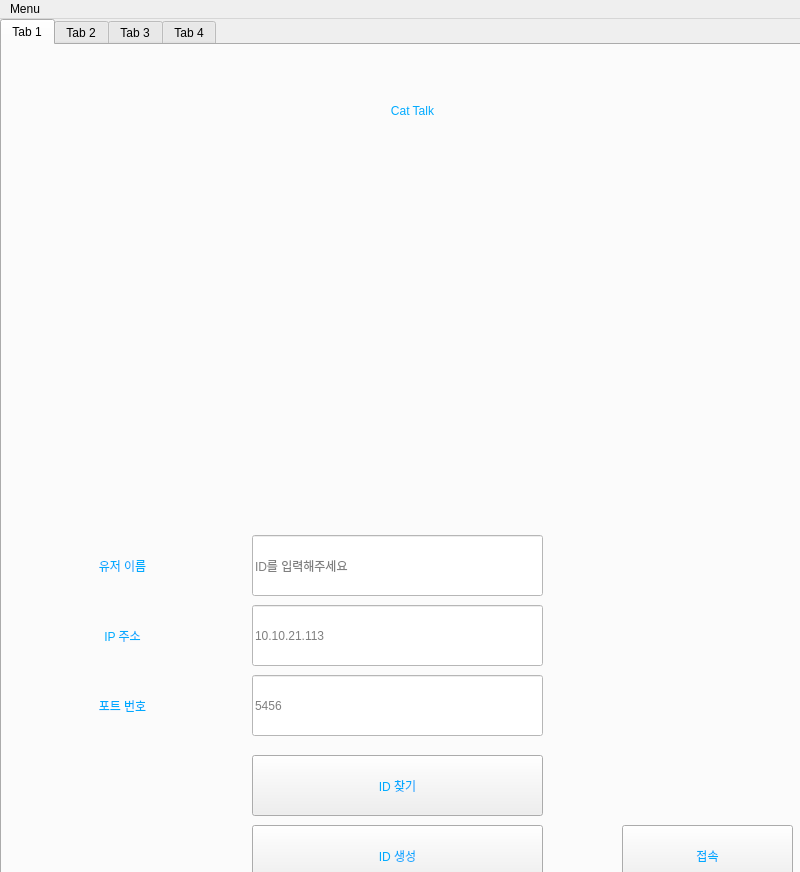
<?xml version="1.0" encoding="UTF-8"?>
<ui version="4.0">
 <class>MainWindow</class>
 <widget class="QMainWindow" name="MainWindow">
  <property name="geometry">
   <rect>
    <x>0</x>
    <y>0</y>
    <width>800</width>
    <height>872</height>
   </rect>
  </property>
  <property name="windowTitle">
   <string>MainWindow</string>
  </property>
  <property name="styleSheet">
   <string notr="true">background-color: rgb(241, 222, 78);
QStatusBar::item { border: 0px solid black };</string>
  </property>
  <widget class="QWidget" name="centralwidget">
   <widget class="QTabWidget" name="tabWidget">
    <property name="geometry">
     <rect>
      <x>0</x>
      <y>0</y>
      <width>801</width>
      <height>871</height>
     </rect>
    </property>
    <property name="currentIndex">
     <number>0</number>
    </property>
    <widget class="QWidget" name="tab">
     <attribute name="title">
      <string>Tab 1</string>
     </attribute>
     <widget class="QLabel" name="label_4">
      <property name="geometry">
       <rect>
        <x>210</x>
        <y>10</y>
        <width>401</width>
        <height>111</height>
       </rect>
      </property>
      <property name="styleSheet">
       <string notr="true">border-radius: 20px;
font: 35pt &quot;Cambria&quot;;
color: rgb(0, 170, 255)</string>
      </property>
      <property name="text">
       <string>Cat Talk</string>
      </property>
      <property name="alignment">
       <set>Qt::AlignCenter</set>
      </property>
     </widget>
     <widget class="QLineEdit" name="user_name">
      <property name="geometry">
       <rect>
        <x>250</x>
        <y>490</y>
        <width>291</width>
        <height>61</height>
       </rect>
      </property>
      <property name="styleSheet">
       <string notr="true">background-color:rgb(255, 255, 255);
font: 20pt &quot;Cambria&quot;;</string>
      </property>
      <property name="text">
       <string/>
      </property>
      <property name="placeholderText">
       <string>ID를 입력해주세요</string>
      </property>
     </widget>
     <widget class="QLabel" name="label_6">
      <property name="geometry">
       <rect>
        <x>10</x>
        <y>560</y>
        <width>221</width>
        <height>61</height>
       </rect>
      </property>
      <property name="styleSheet">
       <string notr="true">
font: 25pt &quot;Cambria&quot;;
color: rgb(0, 170, 255)</string>
      </property>
      <property name="text">
       <string>IP 주소</string>
      </property>
      <property name="alignment">
       <set>Qt::AlignCenter</set>
      </property>
     </widget>
     <widget class="QLineEdit" name="user_ip">
      <property name="geometry">
       <rect>
        <x>250</x>
        <y>560</y>
        <width>291</width>
        <height>61</height>
       </rect>
      </property>
      <property name="styleSheet">
       <string notr="true">background-color:rgb(255, 255, 255);
font: 20pt &quot;Cambria&quot;;</string>
      </property>
      <property name="text">
       <string/>
      </property>
      <property name="placeholderText">
       <string>10.10.21.113</string>
      </property>
     </widget>
     <widget class="QPushButton" name="make_profile_btn">
      <property name="geometry">
       <rect>
        <x>250</x>
        <y>780</y>
        <width>291</width>
        <height>61</height>
       </rect>
      </property>
      <property name="styleSheet">
       <string notr="true">QPushButton{
font: 25pt &quot;Cambria&quot;;
color: rgb(0, 170, 255)
}</string>
      </property>
      <property name="text">
       <string>ID 생성</string>
      </property>
     </widget>
     <widget class="QLabel" name="label_5">
      <property name="geometry">
       <rect>
        <x>10</x>
        <y>490</y>
        <width>221</width>
        <height>61</height>
       </rect>
      </property>
      <property name="styleSheet">
       <string notr="true">
font: 25pt &quot;Cambria&quot;;
color: rgb(0, 170, 255)</string>
      </property>
      <property name="text">
       <string>유저 이름</string>
      </property>
      <property name="alignment">
       <set>Qt::AlignCenter</set>
      </property>
     </widget>
     <widget class="QLabel" name="profile_label">
      <property name="geometry">
       <rect>
        <x>0</x>
        <y>-120</y>
        <width>800</width>
        <height>1071</height>
       </rect>
      </property>
      <property name="text">
       <string/>
      </property>
      <property name="textFormat">
       <enum>Qt::AutoText</enum>
      </property>
      <property name="pixmap">
       <pixmap>gb.jpg</pixmap>
      </property>
      <property name="scaledContents">
       <bool>true</bool>
      </property>
      <property name="alignment">
       <set>Qt::AlignCenter</set>
      </property>
      <property name="wordWrap">
       <bool>false</bool>
      </property>
      <property name="margin">
       <number>0</number>
      </property>
     </widget>
     <widget class="QLineEdit" name="user_port">
      <property name="geometry">
       <rect>
        <x>250</x>
        <y>630</y>
        <width>291</width>
        <height>61</height>
       </rect>
      </property>
      <property name="styleSheet">
       <string notr="true">background-color:rgb(255, 255, 255);
font: 20pt &quot;Cambria&quot;;</string>
      </property>
      <property name="text">
       <string/>
      </property>
      <property name="placeholderText">
       <string>5456</string>
      </property>
     </widget>
     <widget class="QLabel" name="label_7">
      <property name="geometry">
       <rect>
        <x>10</x>
        <y>630</y>
        <width>221</width>
        <height>61</height>
       </rect>
      </property>
      <property name="styleSheet">
       <string notr="true">
font: 25pt &quot;Cambria&quot;;
color: rgb(0, 170, 255)</string>
      </property>
      <property name="text">
       <string>포트 번호</string>
      </property>
      <property name="alignment">
       <set>Qt::AlignCenter</set>
      </property>
     </widget>
     <widget class="QLabel" name="profile_choice_label">
      <property name="geometry">
       <rect>
        <x>10</x>
        <y>700</y>
        <width>221</width>
        <height>141</height>
       </rect>
      </property>
      <property name="text">
       <string/>
      </property>
      <property name="pixmap">
       <pixmap>1.png</pixmap>
      </property>
      <property name="scaledContents">
       <bool>true</bool>
      </property>
     </widget>
     <widget class="QPushButton" name="profile_check_btn">
      <property name="geometry">
       <rect>
        <x>250</x>
        <y>710</y>
        <width>291</width>
        <height>61</height>
       </rect>
      </property>
      <property name="styleSheet">
       <string notr="true">QPushButton{
font: 25pt &quot;Cambria&quot;;
color: rgb(0, 170, 255)
}</string>
      </property>
      <property name="text">
       <string>ID 찾기</string>
      </property>
     </widget>
     <widget class="QPushButton" name="entrance_btn">
      <property name="geometry">
       <rect>
        <x>620</x>
        <y>780</y>
        <width>171</width>
        <height>61</height>
       </rect>
      </property>
      <property name="styleSheet">
       <string notr="true">QPushButton{
font: 25pt &quot;Cambria&quot;;
color: rgb(0, 170, 255)
}</string>
      </property>
      <property name="text">
       <string>접속</string>
      </property>
     </widget>
     <zorder>profile_label</zorder>
     <zorder>label_4</zorder>
     <zorder>user_name</zorder>
     <zorder>label_6</zorder>
     <zorder>user_ip</zorder>
     <zorder>make_profile_btn</zorder>
     <zorder>label_5</zorder>
     <zorder>user_port</zorder>
     <zorder>label_7</zorder>
     <zorder>profile_choice_label</zorder>
     <zorder>profile_check_btn</zorder>
     <zorder>entrance_btn</zorder>
    </widget>
    <widget class="QWidget" name="tab_2">
     <attribute name="title">
      <string>Tab 2</string>
     </attribute>
     <widget class="QTableWidget" name="user_tableWidget">
      <property name="geometry">
       <rect>
        <x>10</x>
        <y>220</y>
        <width>781</width>
        <height>341</height>
       </rect>
      </property>
      <property name="styleSheet">
       <string notr="true">background-color:rgb(255, 255, 255);
font: 15pt &quot;Cambria&quot;;</string>
      </property>
      <attribute name="horizontalHeaderDefaultSectionSize">
       <number>259</number>
      </attribute>
      <column>
       <property name="text">
        <string>프로필</string>
       </property>
      </column>
      <column>
       <property name="text">
        <string>이름</string>
       </property>
      </column>
      <column>
       <property name="text">
        <string>접속여부</string>
       </property>
      </column>
     </widget>
     <widget class="QLabel" name="onechat_title_2">
      <property name="geometry">
       <rect>
        <x>10</x>
        <y>20</y>
        <width>131</width>
        <height>51</height>
       </rect>
      </property>
      <property name="styleSheet">
       <string notr="true">
font: 25pt &quot;Cambria&quot;;
color: rgb(0, 170, 255)</string>
      </property>
      <property name="text">
       <string>프로필</string>
      </property>
      <property name="alignment">
       <set>Qt::AlignCenter</set>
      </property>
     </widget>
     <widget class="QLabel" name="profile_id_label">
      <property name="geometry">
       <rect>
        <x>150</x>
        <y>10</y>
        <width>221</width>
        <height>141</height>
       </rect>
      </property>
      <property name="styleSheet">
       <string notr="true">background-color:rgb(255, 255, 255);</string>
      </property>
      <property name="text">
       <string/>
      </property>
      <property name="pixmap">
       <pixmap>1.png</pixmap>
      </property>
      <property name="scaledContents">
       <bool>true</bool>
      </property>
     </widget>
     <widget class="QLabel" name="label_8">
      <property name="geometry">
       <rect>
        <x>500</x>
        <y>0</y>
        <width>221</width>
        <height>61</height>
       </rect>
      </property>
      <property name="styleSheet">
       <string notr="true">
font: 25pt &quot;Cambria&quot;;
color: rgb(0, 170, 255)</string>
      </property>
      <property name="text">
       <string>접속 ID</string>
      </property>
      <property name="alignment">
       <set>Qt::AlignCenter</set>
      </property>
     </widget>
     <widget class="QLabel" name="id_label">
      <property name="geometry">
       <rect>
        <x>460</x>
        <y>60</y>
        <width>291</width>
        <height>51</height>
       </rect>
      </property>
      <property name="styleSheet">
       <string notr="true">background-color:rgb(255, 255, 255);

font: 25pt &quot;Cambria&quot;;</string>
      </property>
      <property name="text">
       <string/>
      </property>
      <property name="alignment">
       <set>Qt::AlignCenter</set>
      </property>
     </widget>
     <widget class="QLabel" name="label_10">
      <property name="geometry">
       <rect>
        <x>-40</x>
        <y>160</y>
        <width>221</width>
        <height>51</height>
       </rect>
      </property>
      <property name="styleSheet">
       <string notr="true">border-radius: 20px;
font: 35pt &quot;Cambria&quot;;
color: rgb(0, 170, 255)</string>
      </property>
      <property name="text">
       <string>친구</string>
      </property>
      <property name="alignment">
       <set>Qt::AlignCenter</set>
      </property>
     </widget>
     <widget class="QLabel" name="onechat_title_4">
      <property name="geometry">
       <rect>
        <x>10</x>
        <y>70</y>
        <width>131</width>
        <height>51</height>
       </rect>
      </property>
      <property name="styleSheet">
       <string notr="true">
font: 25pt &quot;Cambria&quot;;
color: rgb(0, 170, 255)</string>
      </property>
      <property name="text">
       <string>Me(나)</string>
      </property>
      <property name="alignment">
       <set>Qt::AlignCenter</set>
      </property>
     </widget>
     <widget class="QPushButton" name="msg_history_btn">
      <property name="geometry">
       <rect>
        <x>480</x>
        <y>140</y>
        <width>251</width>
        <height>61</height>
       </rect>
      </property>
      <property name="styleSheet">
       <string notr="true">QPushButton{
border-radius: 20px;
background-color:rgb(255, 255, 255);
font: 20pt &quot;Cambria&quot;;
color: rgb(0, 170, 255)
}</string>
      </property>
      <property name="text">
       <string>지난 대화 내용 조회</string>
      </property>
     </widget>
     <widget class="QPushButton" name="create_room_btn">
      <property name="geometry">
       <rect>
        <x>600</x>
        <y>580</y>
        <width>181</width>
        <height>61</height>
       </rect>
      </property>
      <property name="styleSheet">
       <string notr="true">QPushButton{
border-radius: 20px;
background-color:rgb(255, 255, 255);
font: 20pt &quot;Cambria&quot;;
color: rgb(0, 170, 255)
}</string>
      </property>
      <property name="text">
       <string>채팅방 생성</string>
      </property>
     </widget>
     <widget class="QTableWidget" name="room_tableWidget">
      <property name="geometry">
       <rect>
        <x>10</x>
        <y>650</y>
        <width>781</width>
        <height>181</height>
       </rect>
      </property>
      <property name="styleSheet">
       <string notr="true">background-color:rgb(255, 255, 255);
font: 15pt &quot;Cambria&quot;;</string>
      </property>
      <attribute name="horizontalHeaderDefaultSectionSize">
       <number>194</number>
      </attribute>
      <column>
       <property name="text">
        <string>프로필</string>
       </property>
      </column>
      <column>
       <property name="text">
        <string>방장</string>
       </property>
      </column>
      <column>
       <property name="text">
        <string>방이름</string>
       </property>
      </column>
      <column>
       <property name="text">
        <string>참여인원</string>
       </property>
      </column>
     </widget>
     <widget class="QPushButton" name="find_room_btn">
      <property name="geometry">
       <rect>
        <x>410</x>
        <y>580</y>
        <width>181</width>
        <height>61</height>
       </rect>
      </property>
      <property name="styleSheet">
       <string notr="true">QPushButton{
border-radius: 20px;
background-color:rgb(255, 255, 255);
font: 20pt &quot;Cambria&quot;;
color: rgb(0, 170, 255)
}</string>
      </property>
      <property name="text">
       <string>채팅방 찾기</string>
      </property>
     </widget>
     <widget class="QLineEdit" name="chat_room_name">
      <property name="geometry">
       <rect>
        <x>10</x>
        <y>580</y>
        <width>381</width>
        <height>61</height>
       </rect>
      </property>
      <property name="styleSheet">
       <string notr="true">background-color:rgb(255, 255, 255);
font: 20pt &quot;Cambria&quot;;</string>
      </property>
      <property name="text">
       <string/>
      </property>
      <property name="placeholderText">
       <string>채팅방 이름을 입력 해 주세요.</string>
      </property>
     </widget>
    </widget>
    <widget class="QWidget" name="tab_3">
     <attribute name="title">
      <string>Tab 3</string>
     </attribute>
     <widget class="QTextBrowser" name="userList">
      <property name="geometry">
       <rect>
        <x>20</x>
        <y>340</y>
        <width>341</width>
        <height>311</height>
       </rect>
      </property>
      <property name="styleSheet">
       <string notr="true">background-color:rgb(255, 255, 255);
font: 15pt &quot;Cambria&quot;;</string>
      </property>
     </widget>
     <widget class="QLineEdit" name="msg_lienEdit">
      <property name="geometry">
       <rect>
        <x>20</x>
        <y>660</y>
        <width>461</width>
        <height>71</height>
       </rect>
      </property>
      <property name="styleSheet">
       <string notr="true">font: 25pt &quot;Cambria&quot;;</string>
      </property>
      <property name="text">
       <string/>
      </property>
      <property name="placeholderText">
       <string>메세지를 작성 해 주세요</string>
      </property>
     </widget>
     <widget class="QPushButton" name="msg_send_btn">
      <property name="geometry">
       <rect>
        <x>500</x>
        <y>670</y>
        <width>291</width>
        <height>61</height>
       </rect>
      </property>
      <property name="styleSheet">
       <string notr="true">QPushButton{
border-radius: 20px;
background-color:rgb(255, 255, 255);
font: 20pt &quot;Cambria&quot;;
color: rgb(0, 170, 255)
}</string>
      </property>
      <property name="text">
       <string>전송</string>
      </property>
     </widget>
     <widget class="QPushButton" name="chat_exit_btn">
      <property name="geometry">
       <rect>
        <x>500</x>
        <y>740</y>
        <width>291</width>
        <height>61</height>
       </rect>
      </property>
      <property name="styleSheet">
       <string notr="true">QPushButton{
border-radius: 20px;
background-color:rgb(255, 255, 255);
font: 20pt &quot;Cambria&quot;;
color: rgb(0, 170, 255)
}</string>
      </property>
      <property name="text">
       <string>채팅방 나가기</string>
      </property>
     </widget>
     <widget class="QLabel" name="label_9">
      <property name="geometry">
       <rect>
        <x>30</x>
        <y>290</y>
        <width>311</width>
        <height>51</height>
       </rect>
      </property>
      <property name="styleSheet">
       <string notr="true">
font: 25pt &quot;Cambria&quot;;
color: rgb(0, 170, 255)</string>
      </property>
      <property name="text">
       <string>대화 상대</string>
      </property>
      <property name="alignment">
       <set>Qt::AlignCenter</set>
      </property>
     </widget>
     <widget class="QTextBrowser" name="chat">
      <property name="geometry">
       <rect>
        <x>390</x>
        <y>60</y>
        <width>381</width>
        <height>591</height>
       </rect>
      </property>
      <property name="styleSheet">
       <string notr="true">background-color:rgb(255, 255, 255);
font: 15pt &quot;Cambria&quot;;</string>
      </property>
     </widget>
     <widget class="QLabel" name="onechat_title_3">
      <property name="geometry">
       <rect>
        <x>20</x>
        <y>10</y>
        <width>341</width>
        <height>51</height>
       </rect>
      </property>
      <property name="styleSheet">
       <string notr="true">
font: 25pt &quot;Cambria&quot;;
color: rgb(0, 170, 255)</string>
      </property>
      <property name="text">
       <string>방장</string>
      </property>
      <property name="alignment">
       <set>Qt::AlignCenter</set>
      </property>
     </widget>
     <widget class="QTableWidget" name="chat_tableWidget">
      <property name="geometry">
       <rect>
        <x>20</x>
        <y>60</y>
        <width>341</width>
        <height>221</height>
       </rect>
      </property>
      <property name="styleSheet">
       <string notr="true">background-color:rgb(255, 255, 255);
font: 15pt &quot;Cambria&quot;;</string>
      </property>
      <attribute name="horizontalHeaderDefaultSectionSize">
       <number>259</number>
      </attribute>
      <column>
       <property name="text">
        <string>프로필</string>
       </property>
      </column>
      <column>
       <property name="text">
        <string>이름</string>
       </property>
      </column>
      <column>
       <property name="text">
        <string>방이름</string>
       </property>
      </column>
     </widget>
     <widget class="QLabel" name="onechat_title_5">
      <property name="geometry">
       <rect>
        <x>410</x>
        <y>10</y>
        <width>341</width>
        <height>51</height>
       </rect>
      </property>
      <property name="styleSheet">
       <string notr="true">
font: 25pt &quot;Cambria&quot;;
color: rgb(0, 170, 255)</string>
      </property>
      <property name="text">
       <string>대화 내용</string>
      </property>
      <property name="alignment">
       <set>Qt::AlignCenter</set>
      </property>
     </widget>
     <widget class="QLabel" name="label_11">
      <property name="geometry">
       <rect>
        <x>20</x>
        <y>750</y>
        <width>261</width>
        <height>51</height>
       </rect>
      </property>
      <property name="styleSheet">
       <string notr="true">border-radius: 20px;
font: 35pt &quot;Cambria&quot;;
color: rgb(0, 170, 255)</string>
      </property>
      <property name="text">
       <string>Cat Talk</string>
      </property>
      <property name="alignment">
       <set>Qt::AlignCenter</set>
      </property>
     </widget>
    </widget>
    <widget class="QWidget" name="tab_4">
     <attribute name="title">
      <string>Tab 4</string>
     </attribute>
     <widget class="QTableWidget" name="message_table">
      <property name="geometry">
       <rect>
        <x>30</x>
        <y>500</y>
        <width>731</width>
        <height>331</height>
       </rect>
      </property>
      <property name="font">
       <font>
        <family>Cambria</family>
        <pointsize>15</pointsize>
       </font>
      </property>
      <property name="styleSheet">
       <string notr="true">background-color:rgb(255, 255, 255);
font: 15pt &quot;Cambria&quot;;</string>
      </property>
      <column>
       <property name="text">
        <string>Name</string>
       </property>
      </column>
      <column>
       <property name="text">
        <string>Message</string>
       </property>
      </column>
      <column>
       <property name="text">
        <string>Date</string>
       </property>
      </column>
     </widget>
     <widget class="QLabel" name="label_12">
      <property name="geometry">
       <rect>
        <x>530</x>
        <y>20</y>
        <width>261</width>
        <height>51</height>
       </rect>
      </property>
      <property name="styleSheet">
       <string notr="true">border-radius: 20px;
font: 35pt &quot;Cambria&quot;;
color: rgb(0, 170, 255)</string>
      </property>
      <property name="text">
       <string>Cat Talk</string>
      </property>
      <property name="alignment">
       <set>Qt::AlignCenter</set>
      </property>
     </widget>
     <widget class="QTableWidget" name="history_table">
      <property name="geometry">
       <rect>
        <x>30</x>
        <y>220</y>
        <width>731</width>
        <height>261</height>
       </rect>
      </property>
      <property name="font">
       <font>
        <family>Cambria</family>
        <pointsize>15</pointsize>
       </font>
      </property>
      <property name="styleSheet">
       <string notr="true">background-color:rgb(255, 255, 255);
font: 15pt &quot;Cambria&quot;;</string>
      </property>
      <column>
       <property name="text">
        <string>Name</string>
       </property>
      </column>
      <column>
       <property name="text">
        <string>Date</string>
       </property>
      </column>
     </widget>
     <widget class="QLabel" name="label">
      <property name="geometry">
       <rect>
        <x>30</x>
        <y>130</y>
        <width>451</width>
        <height>71</height>
       </rect>
      </property>
      <property name="font">
       <font>
        <pointsize>15</pointsize>
        <weight>75</weight>
        <bold>true</bold>
       </font>
      </property>
      <property name="text">
       <string>조회하실 아이디 또는 날짜를 클릭해주세요.</string>
      </property>
     </widget>
     <widget class="QPushButton" name="mainpage_btn">
      <property name="geometry">
       <rect>
        <x>530</x>
        <y>80</y>
        <width>251</width>
        <height>61</height>
       </rect>
      </property>
      <property name="styleSheet">
       <string notr="true">QPushButton{
border-radius: 20px;
background-color:rgb(255, 255, 255);
font: 20pt &quot;Cambria&quot;;
color: rgb(0, 170, 255)
}</string>
      </property>
      <property name="text">
       <string>메인 화면 이동</string>
      </property>
     </widget>
     <widget class="QPushButton" name="mainpage_btn_2">
      <property name="geometry">
       <rect>
        <x>530</x>
        <y>150</y>
        <width>251</width>
        <height>61</height>
       </rect>
      </property>
      <property name="styleSheet">
       <string notr="true">QPushButton{
border-radius: 20px;
background-color:rgb(255, 255, 255);
font: 20pt &quot;Cambria&quot;;
color: rgb(0, 170, 255)
}</string>
      </property>
      <property name="text">
       <string>메시지 조회</string>
      </property>
     </widget>
    </widget>
   </widget>
  </widget>
  <widget class="QMenuBar" name="menubar">
   <property name="geometry">
    <rect>
     <x>0</x>
     <y>0</y>
     <width>800</width>
     <height>21</height>
    </rect>
   </property>
   <widget class="QMenu" name="menuMenu">
    <property name="title">
     <string>Menu</string>
    </property>
    <addaction name="actionLogout"/>
   </widget>
   <addaction name="menuMenu"/>
  </widget>
  <action name="actionLogout">
   <property name="text">
    <string>Logout</string>
   </property>
  </action>
 </widget>
 <resources/>
 <connections/>
</ui>
